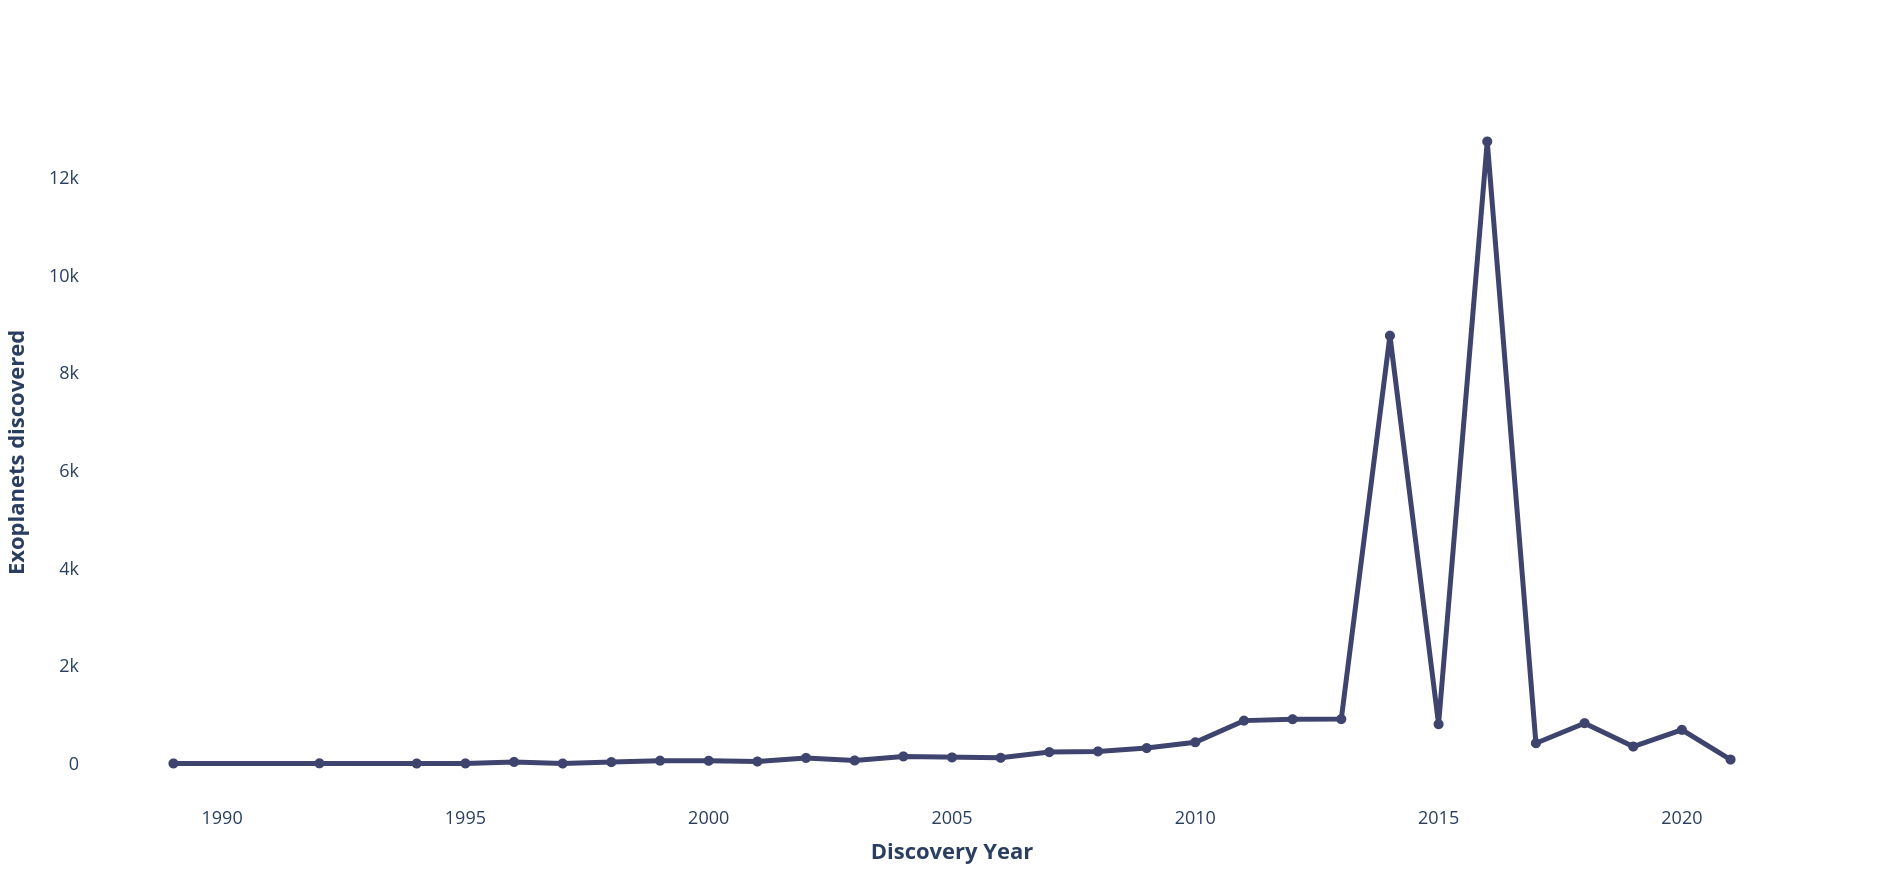

This figure's Python source:

# Paths:
path_data = "data/"

# Packages:
import numpy as np
import pandas as pd
import plotly.graph_objects as go
from matplotlib.colors import LinearSegmentedColormap, to_hex

# Display options:
pd.set_option("display.width", 1200)
pd.set_option("display.max_columns", 300)
pd.set_option("display.max_rows", 300)

# Dataset:
df = pd.read_csv(path_data + "nasa_exoplanets.csv")
df_varnames = pd.read_csv(path_data + "nasa_exoplanets_var_names.csv")

# Variables:
x_var = "disc_year"
x_var_name = df_varnames.loc[(df_varnames["var"] == x_var), ["var_name"]].values[0][0]
y_var_name = "Exoplanets discovered"

# Adapt the data:
df_plot = df.groupby(by = x_var)[x_var].agg("count")
df_plot = pd.DataFrame(
    {
        "x_var": df_plot.index.tolist(),
        "y_var": df_plot.values,
    }
)
df_plot = df_plot.sort_values("x_var")

# Plot:
cmap = LinearSegmentedColormap.from_list("my_palette", ["#111539", "#97A1D9"])
my_palette = [to_hex(j) for j in  [cmap(i/3) for i in np.array(range(3))]]

fig = go.Figure(
    data = go.Scatter(
        x = df_plot["x_var"],
        y = df_plot["y_var"],
        mode = "lines+markers",
        line = {
            "width": 5,
            "color": my_palette[1]
        },
        marker = {
            "size": 10,
            "color": my_palette[1]
        }
    )
)
fig.update_layout(
    xaxis_title = "<b>" + x_var_name + "</b>" ,
    yaxis_title = "<b>" + y_var_name + "</b>",
    font = dict(
        size = 18
    ),
    showlegend = False,
    plot_bgcolor = "white",
    hoverlabel = dict(
        font_size = 18,
        font_family = "Rockwell"
    )
)
fig.show()
